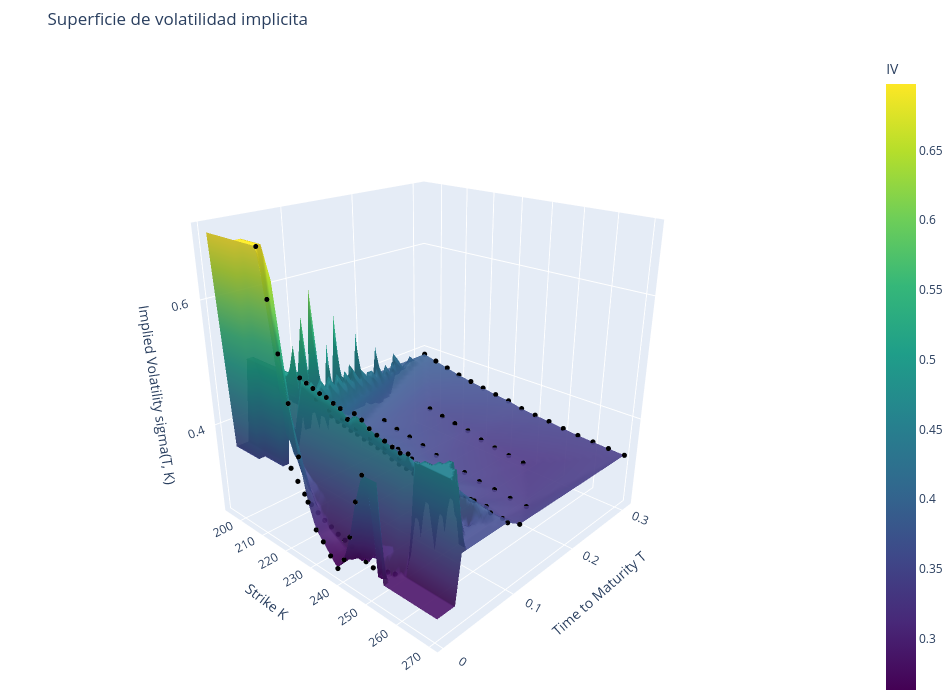

This figure's notebook cell:
### Code cell
amzn_surface_dynamic

### Figure 1 — Plotly figure (JSON) as saved in the notebook; plotly's stock layout.template omitted (floating-point values rounded to 4 significant figures; data arrays with more than 128 entries replaced by an {"elided": "..."} marker saying what was removed)
{"data": [{"colorbar": {"title": {"text": "IV"}}, "colorscale": [[0, "#440154"], [0.1111, "#482878"], [0.2222, "#3e4989"], [0.3333, "#31688e"], [0.4444, "#26828e"], [0.5556, "#1f9e89"], [0.6667, "#35b779"], [0.7778, "#6ece58"], [0.8889, "#b5de2b"], [1, "#fde725"]], "name": "Superficie", "opacity": 0.92, "type": "surface", "x": {"elided": "40x60 float values"}, "y": {"elided": "40x60 float values"}, "z": {"elided": "40x60 float values"}}, {"marker": {"color": "black", "size": 3}, "mode": "markers", "name": "Nodos observados", "type": "scatter3d", "x": {"elided": "129 float values"}, "y": {"elided": "129 float values"}, "z": {"elided": "129 float values"}}], "layout": {"height": 700, "margin": {"b": 0, "l": 0, "r": 0, "t": 50}, "scene": {"camera": {"eye": {"x": 1.6, "y": -1.7, "z": 1}}, "xaxis": {"title": {"text": "Strike K"}}, "yaxis": {"title": {"text": "Time to Maturity T"}}, "zaxis": {"title": {"text": "Implied Volatility sigma(T, K)"}}}, "title": {"text": "Superficie de volatilidad implicita"}, "width": 950}}
